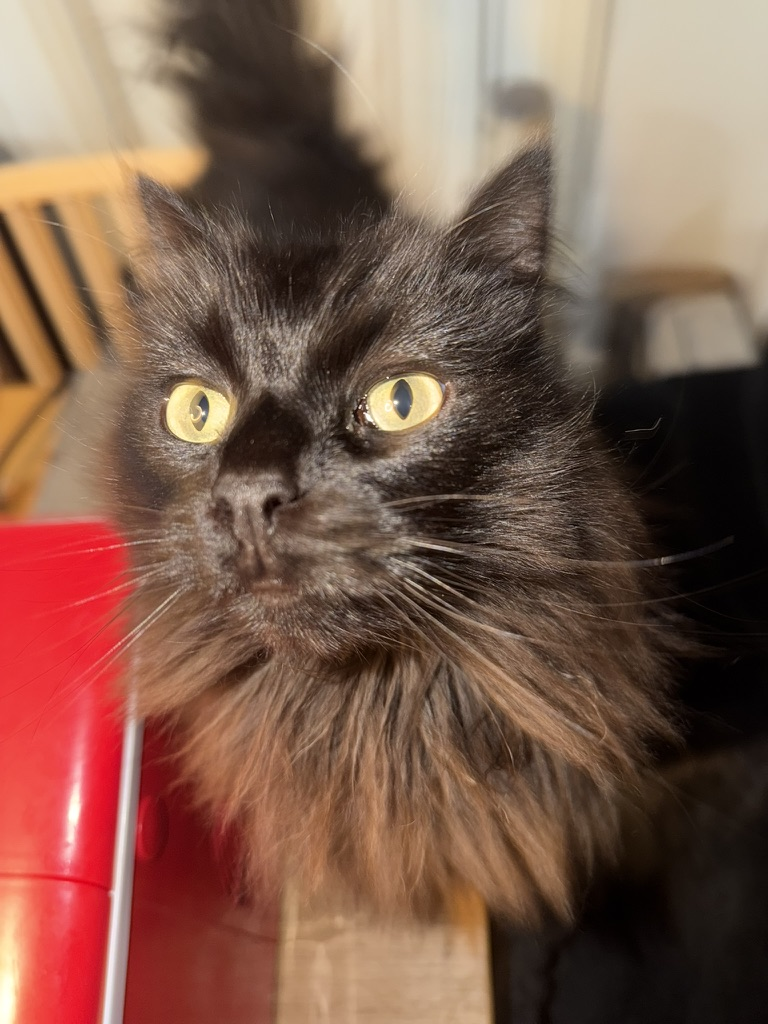
#> input picture hardware/fob/art/kappa-photo.jpeg, 768 x 1024 px
$ python make_kappa.py kappa-photo.jpeg kappa-photo.jpeg kappa-photo.jpeg kappa-photo.jpeg 3
#> lines starting #> are read from the running program, lines starting #| are printed output that depends on the picture; after the words box and inside, x2 and y2 are one past the last pixel; in counts of white or black regions, pixels touching at a corner belong together
# Kappa's silkscreen portrait: art/kappa.png (1-bit, white pixel = silk). The board is white with
# black silk, so the silk is Kappa's dark fur and the bare board shows his eyes and highlights.
#
# Source: Martin's Photos library, asset 6DE94A7F-F7DF-4AD6-82F4-2F50EE10356E (768x1024 preview),
# copied to art/kappa-photo.jpeg. Outline from macOS Vision's subject lift (as tinycrypt's Mu):
#
#   swift art/liftsubject.swift art/kappa-photo.jpeg /tmp/kappa_mask.png
#   python3 art/make_kappa.py art/kappa-photo.jpeg /tmp/kappa_mask.png art/kappa.png [mode]
#
# mode: "local" (default, K below) keeps as bare board only what is lighter than its
# surroundings; "global" thresholds the whole head at one level.
import sys

import numpy as np
from PIL import Image, ImageDraw, ImageFilter, ImageOps

photo_path, mask_path, out_path = sys.argv[1:4]
MODE = sys.argv[4] if len(sys.argv) > 4 else "local"
K = int(sys.argv[5]) if len(sys.argv) > 5 else 14   # local: how much lighter than the surroundings
T = int(sys.argv[5]) if len(sys.argv) > 5 else 140  # global: lighter than this is bare board
WIDTH = 130                 # pixels at 0.15 mm: 19.5 mm wide
CROP = (90, 140, 715, 905)  # head, ears and ruff; drops the stub of chair at the bottom
BLUR = 10

photo = ImageOps.autocontrast(Image.open(photo_path).convert("L"), cutoff=1).crop(CROP)
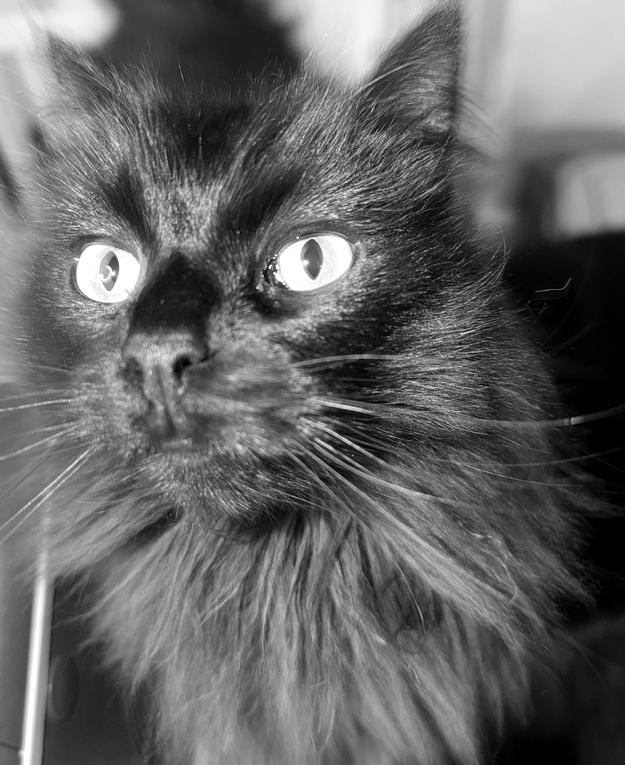
#> photo: PIL image 625x765 L; min 0, max 255, mean 99.8
mask = Image.open(mask_path).convert("L")
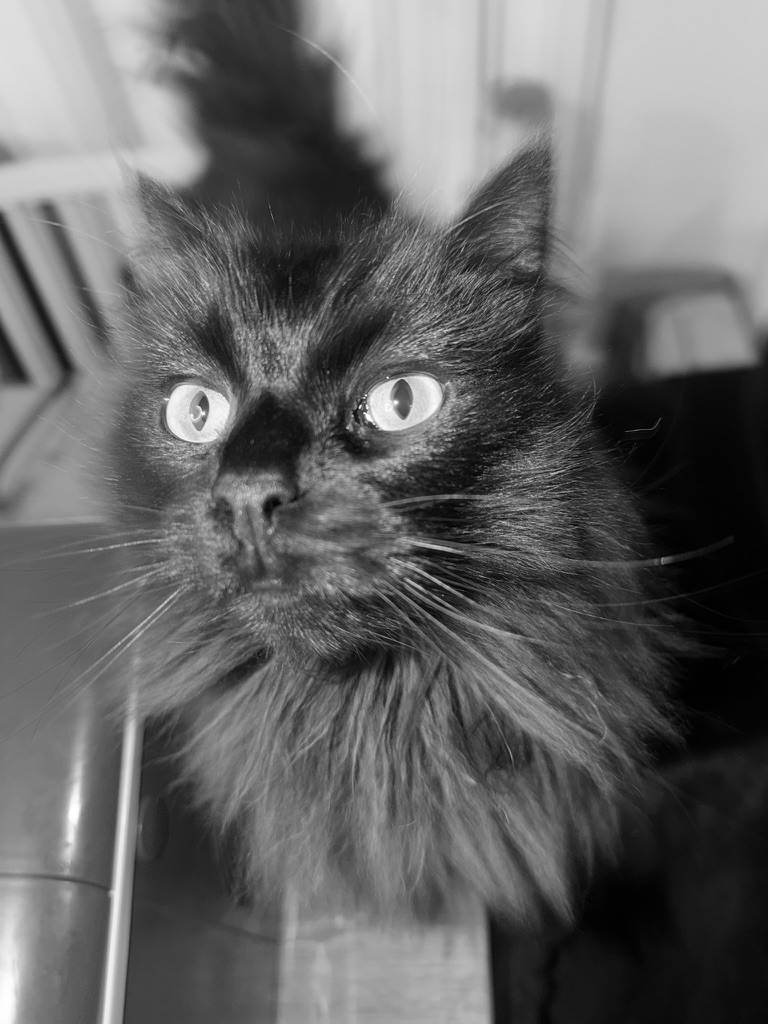
#> mask: PIL image 768x1024 L; min 0, max 255, mean 101.1
# The lift also takes the blurred tail that rises behind his head between the ears: cut it off
# along the top of the head.
ImageDraw.Draw(mask).polygon([(195, 0), (450, 0), (450, 205), (380, 215), (195, 195)], fill=0)
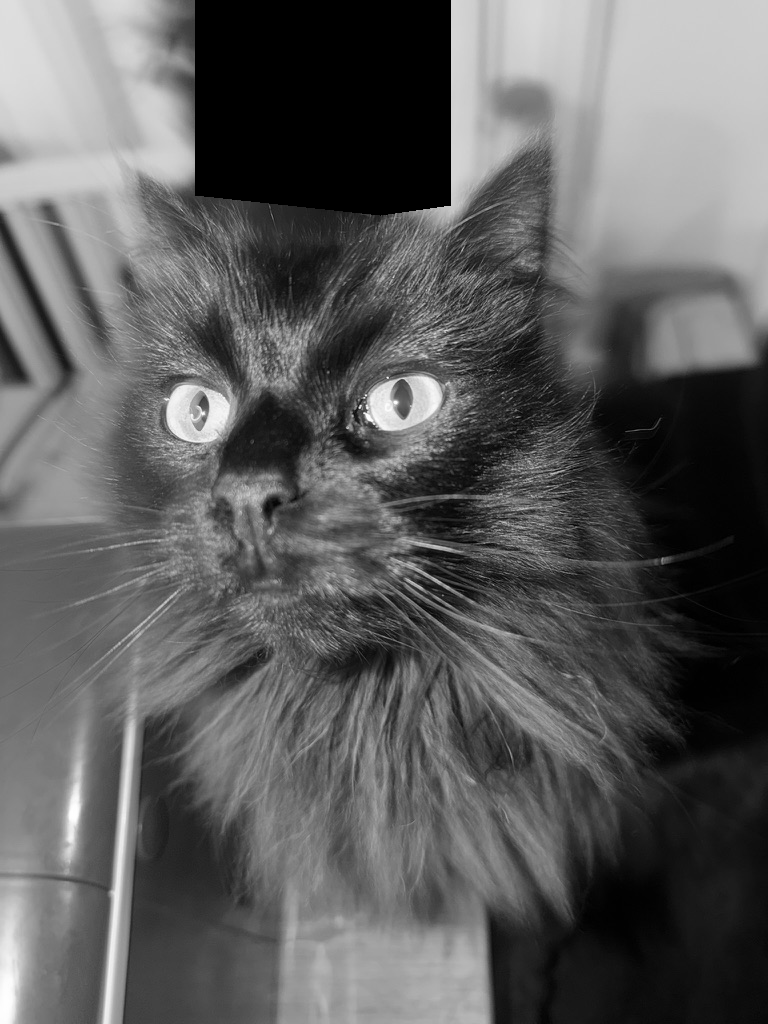
#> mask: PIL image 768x1024 L; min 0, max 255, mean 93.6
mask = mask.crop(CROP)
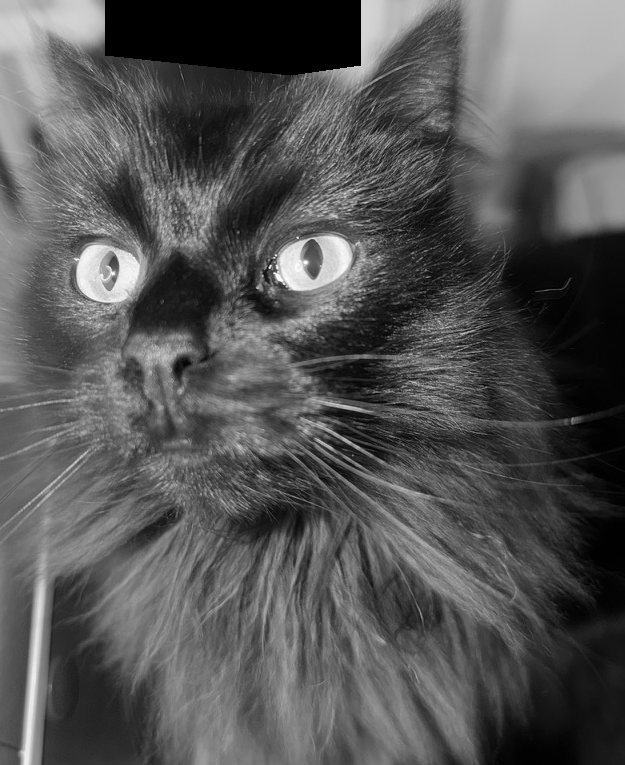
#> mask: PIL image 625x765 L; min 0, max 254, mean 85.4
height = round(photo.height * WIDTH / photo.width)
#> height = 159

big = photo.resize((WIDTH * 3, height * 3), Image.LANCZOS)
lum = np.asarray(big).astype(float)
inside = np.asarray(mask.resize((WIDTH * 3, height * 3), Image.LANCZOS)) > 127
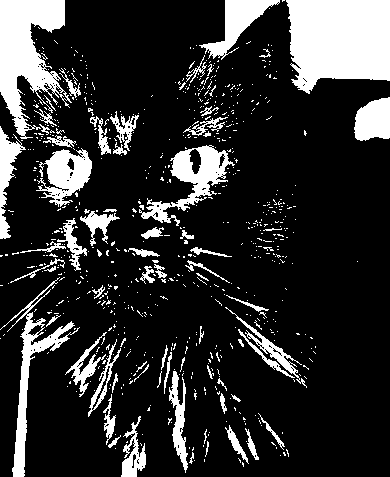
#> inside: shape (477, 390) bool; 18.5% white; 734 white regions (662 under 20 px), largest, box (x1, y1, x2, y2) and area: (286, 0, 390, 94) 8037, (0, 0, 72, 139) 5137, (139, 145, 235, 226) 2353
if MODE == "local":
    local = np.asarray(big.filter(ImageFilter.GaussianBlur(BLUR))).astype(float)
    light = lum > local + K
else:
    light = lum > T
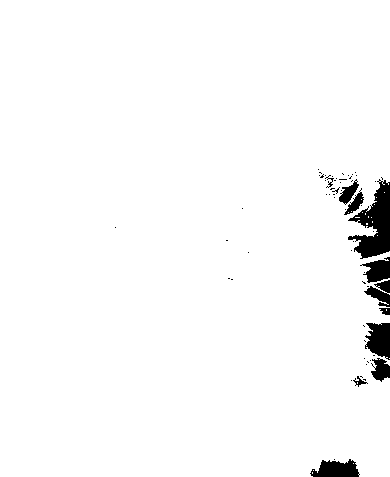
#> light: shape (477, 390) bool; 97.4% white; 63 black regions (52 under 20 px), largest, box (x1, y1, x2, y2) and area: (348, 179, 390, 259) 1743, (365, 323, 390, 360) 691, (310, 459, 360, 477) 631
art = inside & ~light
#> art: shape (477, 390) bool; every value is 0
img = Image.fromarray((art * 255).astype(np.uint8)).resize((WIDTH, height), Image.LANCZOS)
#> img: PIL image 130x159 L; every value is 0
img = img.point(lambda v: 255 if v > 127 else 0).filter(ImageFilter.MedianFilter(3))
img.point(lambda v: 255 if v > 127 else 0).convert("1").save(out_path)
print(f"{out_path}: {WIDTH} x {height} px ({WIDTH * 0.15:.1f} x {height * 0.15:.1f} mm)")
#| kappa-photo.jpeg: 130 x 159 px (19.5 x 23.8 mm)
